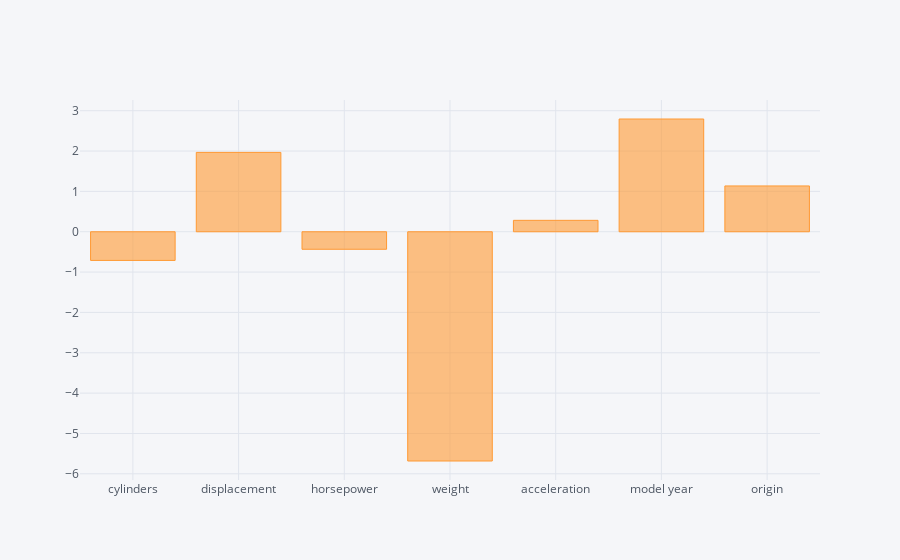

Notebook code cell kept with this figure:
### Code cell
params[1:].iplot(kind='bar')

### Figure 1 — Plotly figure (JSON) as saved in the notebook; plotly's stock layout.template omitted (floating-point values rounded to 4 significant figures)
{"data": [{"marker": {"color": "rgba(255, 153, 51, 0.6)", "line": {"color": "rgba(255, 153, 51, 1.0)", "width": 1}}, "name": "None", "orientation": "v", "text": "", "type": "bar", "uid": "3f0a13be-93c1-47e4-8928-ea888ce3d491", "x": ["cylinders", "displacement", "horsepower", "weight", "acceleration", "model year", "origin"], "y": [-0.7106, 1.967, -0.4344, -5.682, 0.2826, 2.795, 1.135]}], "layout": {"legend": {"bgcolor": "#F5F6F9", "font": {"color": "#4D5663"}}, "paper_bgcolor": "#F5F6F9", "plot_bgcolor": "#F5F6F9", "title": {"font": {"color": "#4D5663"}}, "xaxis": {"gridcolor": "#E1E5ED", "showgrid": true, "tickfont": {"color": "#4D5663"}, "title": {"font": {"color": "#4D5663"}, "text": ""}, "zerolinecolor": "#E1E5ED"}, "yaxis": {"gridcolor": "#E1E5ED", "showgrid": true, "tickfont": {"color": "#4D5663"}, "title": {"font": {"color": "#4D5663"}, "text": ""}, "zerolinecolor": "#E1E5ED"}}}
